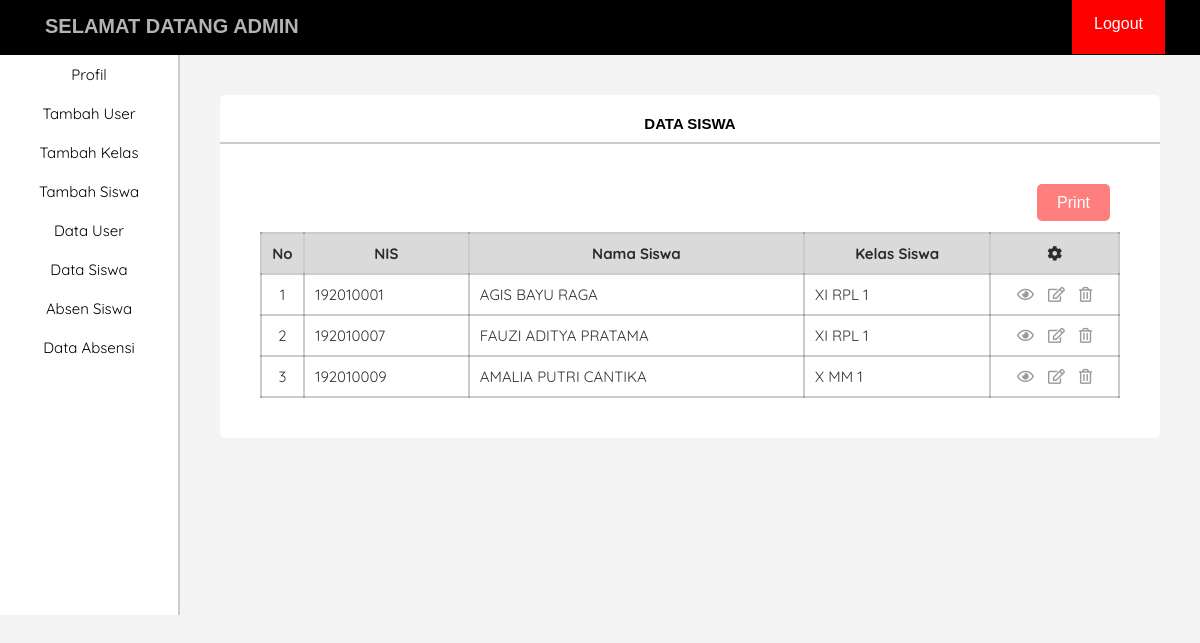
Screenshot of /ADMIN/dataSiswa.php (signed in) with the database file from the repository.
### tables this page shows
CREATE TABLE `tambah_siswa` (
  `id` int(11) NOT NULL,
  `username` varchar(10) NOT NULL,
  `nama_siswa` varchar(100) NOT NULL,
  `nis` varchar(15) NOT NULL,
  `kelas_siswa` varchar(100) NOT NULL,
  `kelamin` enum('L','P') NOT NULL,
  `alamat` text NOT NULL,
  `tempat_lahir` varchar(20) NOT NULL,
  `tanggal_lahir` date NOT NULL DEFAULT current_timestamp()
);

### ADMIN/dataSiswa.php (the view, shortened to what this page needs)
<?php
require './function.php';
?>
<!DOCTYPE html>
<html lang="en">
<head>
    <link rel="stylesheet" href="../CSS/style_admin.css">
    <link rel="stylesheet" href="https://cdnjs.cloudflare.com/ajax/libs/font-awesome/5.15.1/css/all.min.css">
</head>
<body>
    <header>
        <div class="title">
            <h1>SELAMAT DATANG <?php echo $_SESSION['nama']; ?></h1>
        </div>
        <div class="logout">
            <a href="../logout.php">Logout</a>
        </div>
    </header>
    <main>
        <aside>
            <div class="aside">
                <ul>
                    <a href="./admin.php"><li>Profil</li></a>
                    <a href="./tambahUser.php"><li>Tambah User</li></a>
                    <a href="./tambahKelas.php"><li>Tambah Kelas</li></a>
                    <a href="./tambahSiswa.php"><li>Tambah Siswa</li></a>
                    <a href="./dataUser.php"><li>Data User</li></a>
                    <a href="./dataSiswa.php"><li>Data Siswa</li></a>
                    <a href="./absenSiswa.php"><li>Absen Siswa</li></a>
                    <a href="./dataAbsen.php"><li>Data Absensi</li></a>
                </ul>
            </div>
        </aside>
        <div class="container">
            <div class="card">
            <h1>DATA SISWA</h1>
                <div class="data-user">
                    <div class="print">
                        <a href="./cetak-siswa.php" class="button-print" target="_blank">Print</a>
                    </div>
                    <table class="table-user">
                        <tr class="judul">
                            <td class="nmr">No</td>
                            <td class="user">NIS</td>
                            <td class="pass">Nama Siswa</td>
                            <td class="level">Kelas Siswa</td>
                            <td><span><i class="fas fa-cog"></i></span></td>
                        </tr>
                        <?php
                            $result = mysqli_query($conn, "SELECT * FROM tambah_siswa ORDER BY nis ASC");
                            $no = 0;
                            while($data = mysqli_fetch_assoc($result)){
                                $no++
                        ?>
                        <tr>
                            <td class="nmr"><?php echo $no ?></td>
                            <td class="user"><?php echo $data['nis'] ?></td>
                            <td class="pass"><?php echo $data['nama_siswa'] ?></td>
                            <td class="level"><?php echo $data['kelas_siswa'] ?></td>
                            <td class="edit">
                                <span><a href="./detailSiswa.php?username=<?php echo $data['username']; ?>"><i class="far fa-eye"></i></a></span>
                                <span><a href="./editSiswa.php?username=<?php echo $data['username']; ?>"><i class="far fa-edit"></i></a></span>
                                <span><a href="./delete.php?username=<?php echo $data['username']; ?>"><i class="far fa-trash-alt"></i></a></span>
                            </td>
                        </tr>
                        <?php
                            }
                        ?>
                    </table>
                </div>
            </div>
        </div>
    </main>
</body>
</html>

### CSS/style_admin.css (style rules this page uses)
* { margin: 0; padding: 0; box-sizing: border-box; }
body { font-family: sans-serif; background-color: #f5f4f4; }
header { width: 100%; height: 55px; background-color: #000; padding: 15px; top: 0; z-index: 10; position: fixed; }
.title h1 { float: left; color: #fff; font-size: 20px; opacity: 0.7; padding-left: 30px; }
.logout { float: right; padding-right: 20px; }
.logout a { padding: 22px; text-decoration: none; color: #fff; background-color: red; }
main { padding-top: 55px; }
aside { position: fixed; width: 15%; height: 560px; float: left; background-color: #fff; border-right: 2px solid rgba(0, 0, 0, 0.2); font-family: 'Quicksand', sans-serif; }
.aside li { text-align: center; font-size: 15px; }
.aside a { color: #000; text-decoration: none; }
.aside ul li { padding: 10px; list-style-type: none; }
.container { width: 85%; padding: 40px; float: right; }
.card { background-color: #fff; border-radius: 5px; }
.card h1 { padding-top: 20px; padding-bottom: 10px; text-align: center; font-size: 15px; border-bottom: 2px solid rgba(0, 0, 0, 0.2); }
.data-user { padding: 40px; }
.table-user { width: 100%; border-collapse: collapse; border: 2px solid rgba(0, 0, 0, 0.2); border-radius: 20px; }
.table-user .judul { background-color: rgb(219, 218, 218); }
.table-user .judul td { text-align: center; font-weight: bold; }
.table-user td { padding: 10px; border-collapse: collapse; border: 2px solid rgba(0, 0, 0, 0.2); opacity: 0.8; font-size: 15px; font-family: 'Quicksand', sans-serif; }
.table-user .nmr { width: 5%; text-align: center; }
.table-user .edit { width: 15%; text-align: center; }
.table-user .edit .far { padding: 0 5px; }
.table-user .edit span a { color: rgb(0, 0, 0); opacity: 0.5; }
.button-print { background-color: red; }
.print { float: right; padding: 10px; margin-bottom: 10px; }
.button-print { border-radius: 5px; padding: 10px 20px; text-decoration: none; color: #fff; opacity: 0.5; }
.edit { padding: 50px; padding-top: 70px; padding-bottom: 70px; width: 100%; }
.edit span a { color: rgb(0, 0, 0); opacity: 0.5; }

### rows the page displays
tambah_siswa: nis "192010001", nama_siswa "AGIS BAYU RAGA", kelas_siswa "XI RPL 1"
tambah_siswa: nis "192010007", nama_siswa "FAUZI ADITYA PRATAMA", kelas_siswa "XI RPL 1"
tambah_siswa: nis "192010009", nama_siswa "AMALIA PUTRI CANTIKA", kelas_siswa "X MM 1"

### other values shown
$_SESSION['nama'] "ADMIN"
